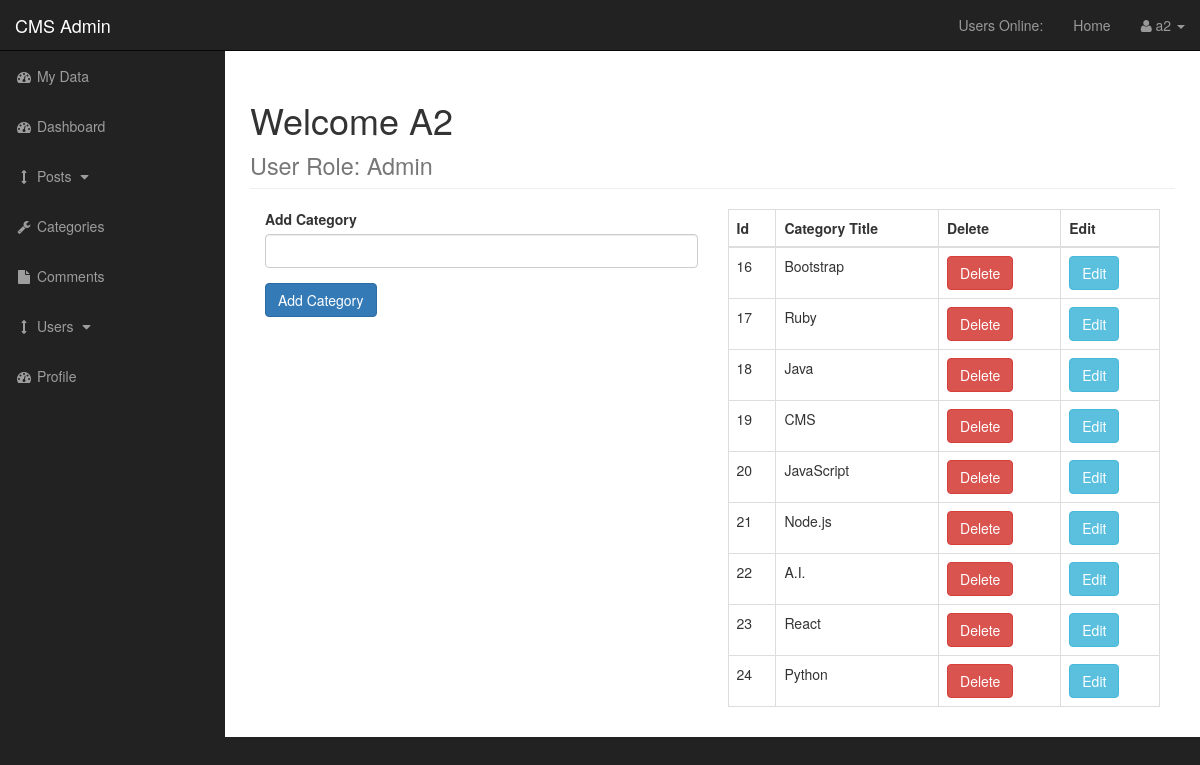
Page /admin/categories.php (signed in) on the committed database.
### tables this page shows
CREATE TABLE `categories` (
  `cat_id` int(3) NOT NULL,
  `user_id` int(11) NOT NULL,
  `cat_title` varchar(255) NOT NULL
);

### admin/functions.php (the view, shortened to what this page needs)
<?php
function query($query) {
    global $connection;
    $result = mysqli_query($connection, $query);
    return $result;
}
function fetchRecords($result) {
    return mysqli_fetch_array($result);
}
function is_admin() {
    if(isLoggedIn()) {
        $result = query("SELECT user_role FROM users WHERE user_id = " . $_SESSION['user_id'] . " ");
        $row = fetchRecords($result);
        if($row['user_role'] == 'admin') {
            return true;
        } else {
            return false;
        }
    }
}
function isLoggedIn() {
    if(isset($_SESSION['user_role'])) {
        return true;
    }
    return false;
}
function findAllCategories() {
    global $connection;
    $query = "SELECT * FROM categories";
    $select_categories = mysqli_query($connection, $query);
    while($row = mysqli_fetch_assoc($select_categories)) {
        $cat_id = $row['cat_id'];
        $cat_title = $row['cat_title'];
        echo "<tr>";
        echo "<td>{$cat_id}</td>";
        echo "<td>{$cat_title}</td>";
        if(is_admin()) {
            echo "<td> <a class='btn btn-danger' href='categories.php?delete={$cat_id}'>Delete</a> </td>";
            echo "<td> <a class='btn btn-info' href='categories.php?edit={$cat_id}'>Edit</a> </td>";
        }
        echo "</tr>";
    }
}

### admin/css/sb-admin.css (style rules this page uses)
body { margin-top: 100px; background-color: #222; }
@media (min-width:768px) { body { margin-top: 50px; } }

### rows in the picture
categories: cat_id "16", cat_title "Bootstrap"
categories: cat_id "17", cat_title "Ruby"
categories: cat_id "18", cat_title "Java"
categories: cat_id "19", cat_title "CMS"
categories: cat_id "20", cat_title "JavaScript"
categories: cat_id "21", cat_title "Node.js"
categories: cat_id "22", cat_title "A.I."
categories: cat_id "23", cat_title "React"
categories: cat_id "24", cat_title "Python"

### other values in the picture
$_SESSION['username'] "a2"
get_user_name() "A2"
